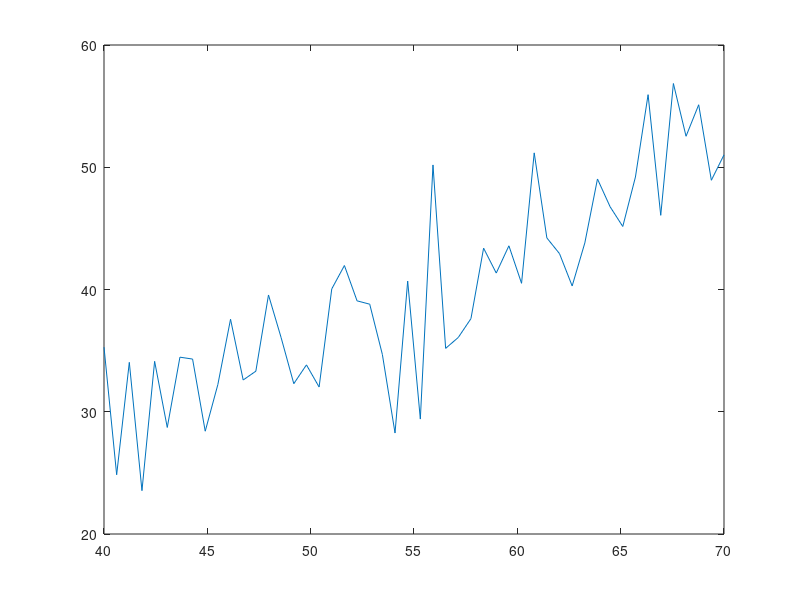

Write MATLAB code to recreate this figure. (Note: this script raises an error after producing the figure.)

n = 50;
x = linspace(40,70,n);
y = .7*x + normrnd(0,5,size(x));
plot(x,y)
hold on;
[p,s] = polyfit(x,y,1);
[yfit,dy] = polyconf(p,x,s,'predopt','curve');
fill([x,fliplr(x)],[yfit-dy,fliplr(yfit+dy)],[0.8706 0.9216 0.9804])
line(x,yfit,'color','r')
line(x,yfit-dy,'color','r','linestyle',':')
line(x,yfit+dy,'color','r','linestyle',':')